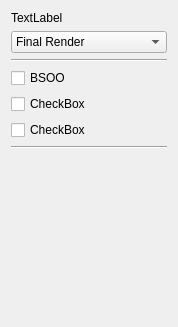
<?xml version="1.0" encoding="UTF-8"?>
<ui version="4.0">
 <class>RenderSettings</class>
 <widget class="QWidget" name="RenderSettings">
  <property name="geometry">
   <rect>
    <x>0</x>
    <y>0</y>
    <width>178</width>
    <height>327</height>
   </rect>
  </property>
  <property name="windowTitle">
   <string>Form</string>
  </property>
  <layout class="QVBoxLayout" name="verticalLayout">
   <item>
    <widget class="QLabel" name="label">
     <property name="text">
      <string>TextLabel</string>
     </property>
    </widget>
   </item>
   <item>
    <widget class="QComboBox" name="comboBox">
     <item>
      <property name="text">
       <string>Final Render</string>
      </property>
     </item>
    </widget>
   </item>
   <item>
    <widget class="Line" name="line">
     <property name="orientation">
      <enum>Qt::Horizontal</enum>
     </property>
    </widget>
   </item>
   <item>
    <widget class="QCheckBox" name="checkBox">
     <property name="text">
      <string>BSOO</string>
     </property>
    </widget>
   </item>
   <item>
    <widget class="QCheckBox" name="checkBox_2">
     <property name="text">
      <string>CheckBox</string>
     </property>
    </widget>
   </item>
   <item>
    <widget class="QCheckBox" name="checkBox_3">
     <property name="text">
      <string>CheckBox</string>
     </property>
    </widget>
   </item>
   <item>
    <widget class="Line" name="line_2">
     <property name="orientation">
      <enum>Qt::Horizontal</enum>
     </property>
    </widget>
   </item>
   <item>
    <spacer name="verticalSpacer">
     <property name="orientation">
      <enum>Qt::Vertical</enum>
     </property>
     <property name="sizeHint" stdset="0">
      <size>
       <width>20</width>
       <height>40</height>
      </size>
     </property>
    </spacer>
   </item>
  </layout>
 </widget>
 <resources/>
 <connections/>
</ui>
